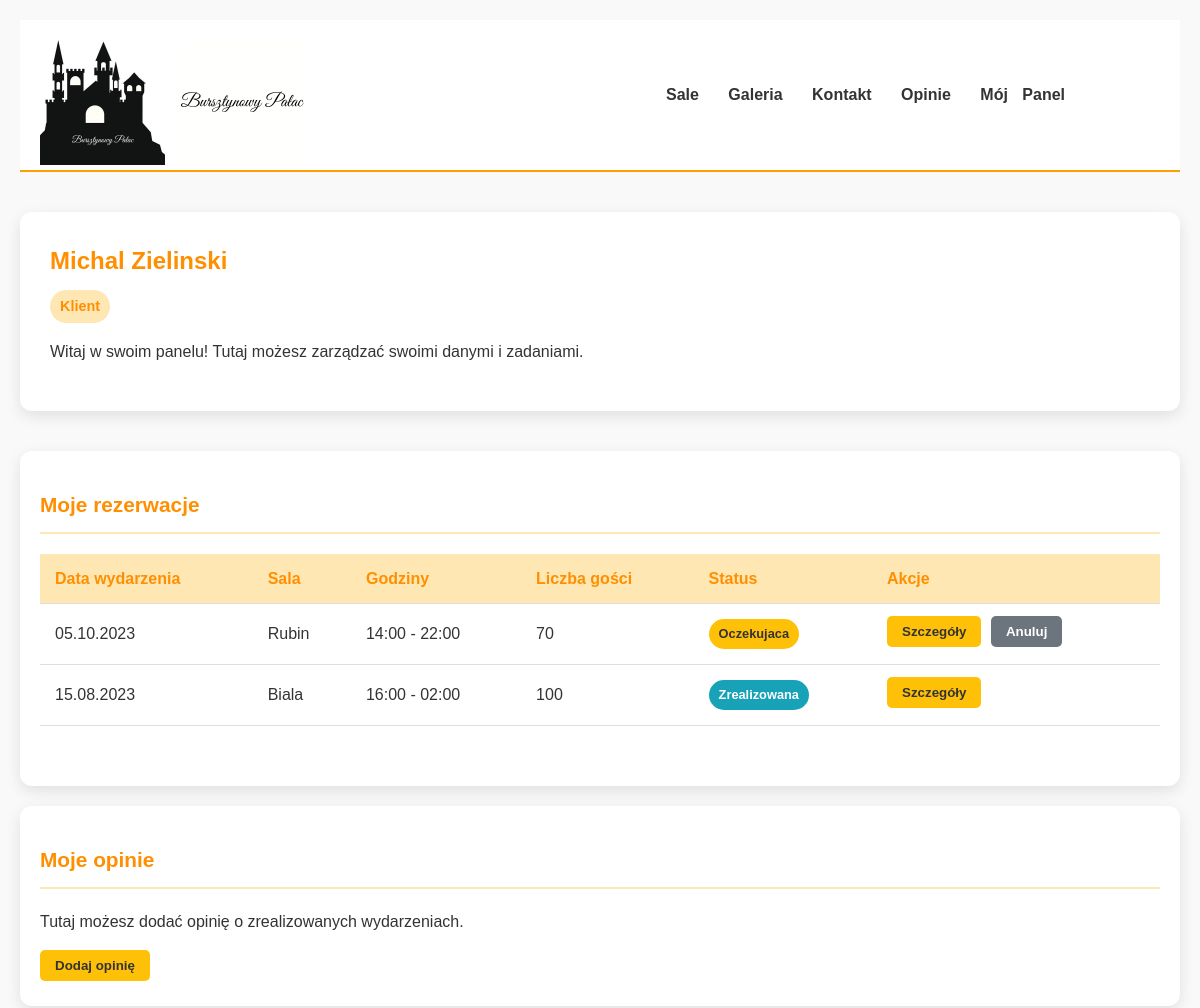
Page /panel.php (signed in, upper part) on the earlier database version.
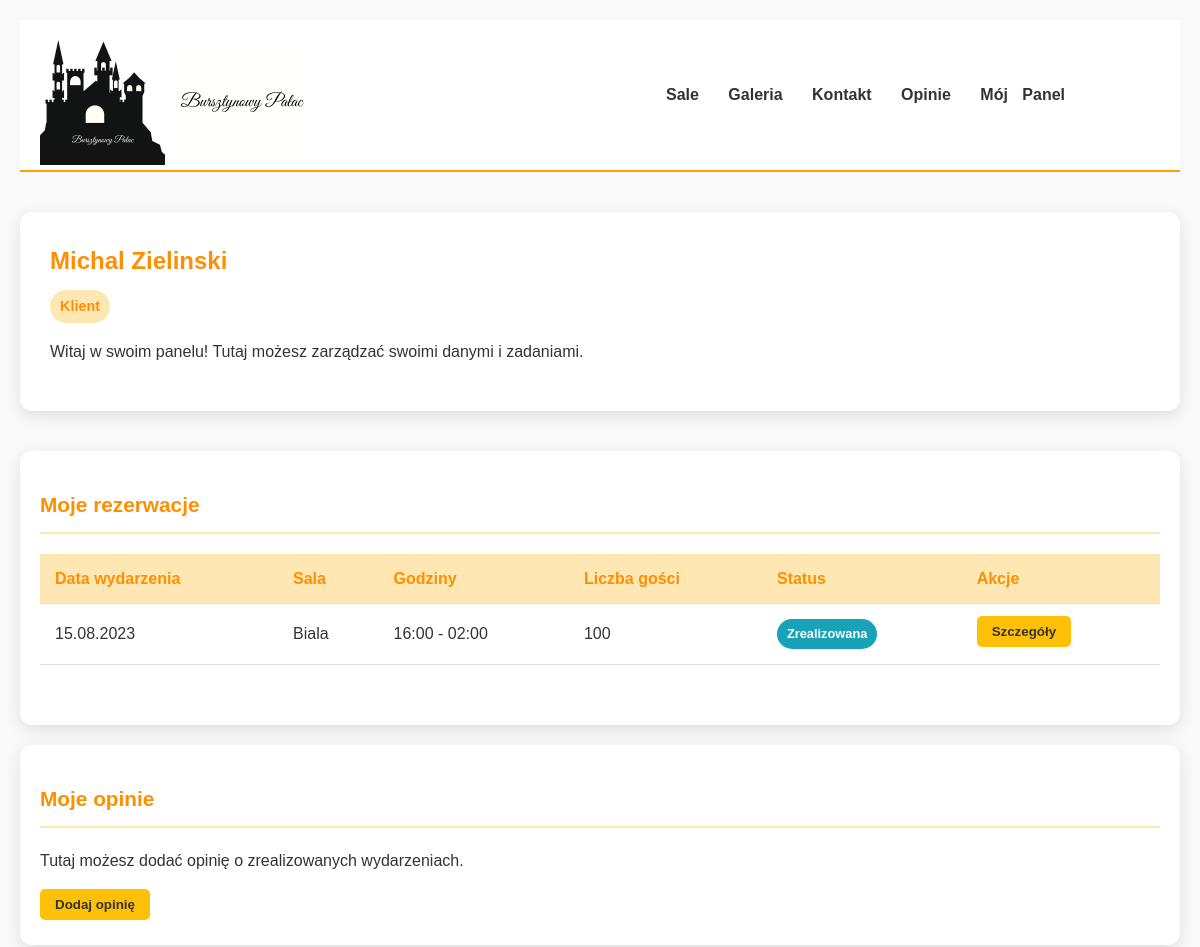
Same page on the later database version.
### tables this page shows
CREATE TABLE `rezerwacje` (
  `rezerwacja_id` int(11) NOT NULL,
  `uzytkownik_id` int(11) NOT NULL,
  `sala_id` int(11) NOT NULL,
  `data_rezerwacji` datetime NOT NULL DEFAULT current_timestamp(),
  `data_wydarzenia` date NOT NULL,
  `godzina_rozpoczecia` time NOT NULL,
  `godzina_zakonczenia` time NOT NULL,
  `liczba_gosci` int(11) NOT NULL,
  `status` enum('potwierdzona','anulowana','zrealizowana','oczekujaca') DEFAULT 'oczekujaca',
  `dodatkowe_informacje` text DEFAULT NULL,
  `pracownik_id` int(11) DEFAULT NULL
);

CREATE TABLE `sale` (
  `sala_id` int(11) NOT NULL,
  `nazwa_sali` varchar(50) NOT NULL,
  `pojemnosc` int(11) NOT NULL,
  `powierzchnia` decimal(6,2) NOT NULL,
  `cena_podstawowa` decimal(10,2) NOT NULL,
  `opis` text DEFAULT NULL,
  `wyposazenie` text DEFAULT NULL,
  `dostepnosc_weekend` tinyint(1) DEFAULT 1,
  `zdjecie` varchar(255) DEFAULT NULL
);

### panel.php (the view, shortened to what the changed rows need)
<?php
$host = '127.0.0.1:3307';
$dbname = 'dom_weselny';
$username = 'root';
$password = '';
try {
    $pdo = new PDO("mysql:host=$host;dbname=$dbname", $username, $password);
    $pdo->setAttribute(PDO::ATTR_ERRMODE, PDO::ERRMODE_EXCEPTION);
} catch (PDOException $e) {
    die("Błąd połączenia z bazą danych: " . $e->getMessage());
}
$user_id = $_SESSION['user_id'];
$stmt = $pdo->prepare("SELECT * FROM uzytkownicy WHERE uzytkownik_id = ?");
$stmt->execute([$user_id]);
$user = $stmt->fetch(PDO::FETCH_ASSOC);
$additional_data = [];
switch ($user['rola']) {
    case 'klient':
        $stmt = $pdo->prepare("SELECT r.*, s.nazwa_sali FROM rezerwacje r
                              JOIN sale s ON r.sala_id = s.sala_id
                              WHERE r.uzytkownik_id = ?
                              ORDER BY r.data_wydarzenia DESC");
        $stmt->execute([$user_id]);
        $additional_data['rezerwacje'] = $stmt->fetchAll(PDO::FETCH_ASSOC);
        break;
}
?>
<!DOCTYPE html>
<html lang="pl">
<head>
</head>
<body>
    <main>
        <div class="panel-container">
            <div class="welcome-section">
                <div class="user-info">
                    <h1 class="user-name"><?php echo htmlspecialchars($user['imie'] . ' ' . htmlspecialchars($user['nazwisko'])) ?></h1>
                </div>
            </div>
        </div>
        <?php if ($user['rola'] === 'klient'): ?>
            <div class="card">
                <h2 class="section-title">Moje rezerwacje</h2>
                <?php if (!empty($additional_data['rezerwacje'])): ?>
                    <div class="table-responsive">
                        <table>
                            <thead>
                                <tr>
                                    <th>Data wydarzenia</th>
                                    <th>Sala</th>
                                    <th>Godziny</th>
                                    <th>Liczba gości</th>
                                    <th>Status</th>
                                    <th>Akcje</th>
                                </tr>
                            </thead>
                            <tbody>
                                <?php foreach ($additional_data['rezerwacje'] as $rezerwacja): ?>
                                    <tr>
                                        <td><?php echo date('d.m.Y', strtotime($rezerwacja['data_wydarzenia'])); ?></td>
                                        <td><?php echo htmlspecialchars($rezerwacja['nazwa_sali']); ?></td>
                                        <td><?php echo substr($rezerwacja['godzina_rozpoczecia'], 0, 5) . ' - ' . substr($rezerwacja['godzina_zakonczenia'], 0, 5); ?></td>
                                        <td><?php echo $rezerwacja['liczba_gosci']; ?></td>
                                        <td>
                                            <?php
                                                $status_class = '';
                                                if ($rezerwacja['status'] === 'potwierdzona') $status_class = 'badge-success';
                                                elseif ($rezerwacja['status'] === 'anulowana') $status_class = 'badge-danger';
                                                elseif ($rezerwacja['status'] === 'zrealizowana') $status_class = 'badge-info';
                                                else $status_class = 'badge-warning';
                                            ?>
                                            <span class="badge <?php echo $status_class; ?>"><?php echo ucfirst($rezerwacja['status']); ?></span>
                                        </td>
                                        <td>
                                            <button class="action-btn btn-primary">Szczegóły</button>
                                            <?php if ($rezerwacja['status'] === 'oczekujaca' || $rezerwacja['status'] === 'potwierdzona'): ?>
                                                <button class="action-btn btn-secondary">Anuluj</button>
                                            <?php endif; ?>
                                        </td>
                                    </tr>
                                <?php endforeach; ?>
                            </tbody>
                        </table>
                    </div>
                <?php else: ?>
                    <p>Nie masz jeszcze żadnych rezerwacji.</p>
                    <a href="sale.php" class="action-btn btn-primary">Zarezerwuj salę</a>
                <?php endif; ?>
            </div>
            <div class="card">
                <h2 class="section-title">Moje opinie</h2>
            </div>
        <?php endif; ?>
    </main>
</body>
</html>

Differences in the rows shown:
no longer on this page (row edited): rezerwacje: data_wydarzenia "05.10.2023", sala.nazwa_sali "Rubin", godzina_rozpoczecia "14:00", godzina_zakonczenia "22:00", liczba_gosci "70", status "Oczekujaca", shows "Anuluj"
